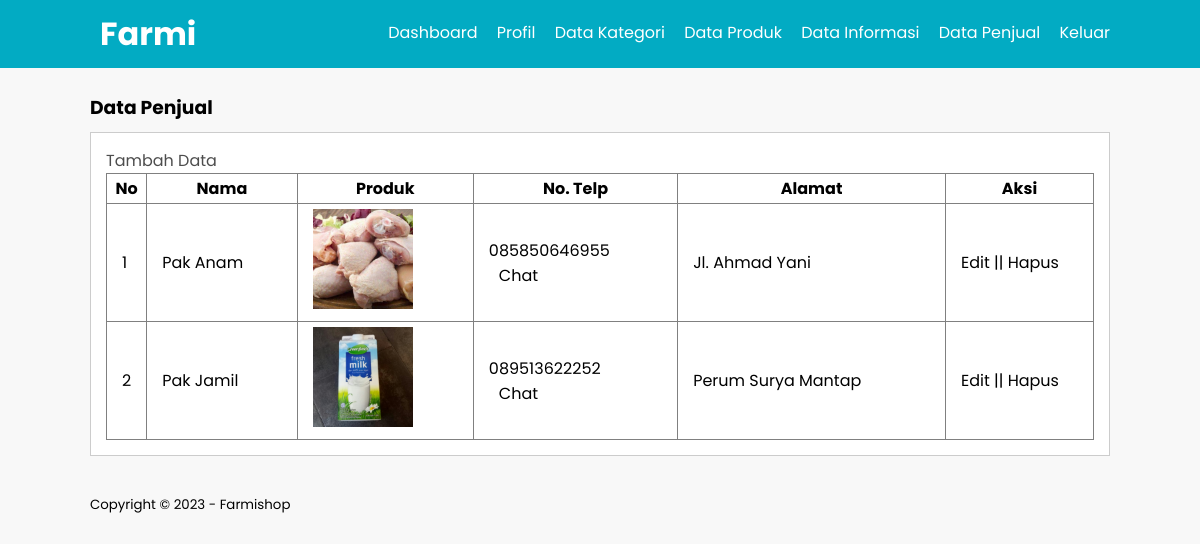
Screenshot of /data-seller.php (signed in) with the database file from the repository.
### tables this page shows
CREATE TABLE `seller` (
  `id_seller` int(11) NOT NULL,
  `id_product` int(11) NOT NULL,
  `nama_seller` varchar(255) NOT NULL,
  `telp_seller` varchar(255) NOT NULL,
  `alamat_seller` text NOT NULL
);

CREATE TABLE `product` (
  `id_product` int(11) NOT NULL,
  `id_category` int(11) NOT NULL,
  `name_product` varchar(100) NOT NULL,
  `price_product` int(11) NOT NULL,
  `desc_product` text NOT NULL,
  `img_product` varchar(100) NOT NULL,
  `status_product` varchar(11) NOT NULL,
  `date_created` timestamp NOT NULL DEFAULT current_timestamp()
);

### data-seller.php (the view, shortened to what this page needs)
<?php
include('db.php');
?>
<!DOCTYPE html>
<html lang="en">
<head>
    <link rel="stylesheet" href="css/style.css">
</head>
<body>
    <header>
        <div class="container">
            <h1><a href="dashboard.php">Farmi</a></h1>
            <ul>
                <li><a href="dashboard.php">Dashboard</a></li>
                <li><a href="profil.php">Profil</a></li>
                <li><a href="data-kategori.php">Data Kategori</a></li>
                <li><a href="data-produk.php">Data Produk</a></li>
                <li><a href="data-info.php">Data Informasi</a></li>
                <li><a href="data-seller.php">Data Penjual</a></li>
                <li><a href="login.php">Keluar</a></li>
            </ul>
        </div>
    </header>
    <div class="section">
        <div class="container">
            <h3>Data Penjual</h3>
            <div class="box">
                <p><a href="tambah-seller.php">Tambah Data</a></p>
                <table border="1" cellspacing="0" class="table">
                    <thead>
                        <tr>
                            <th width="3%">No</th>
                            <th>Nama</th>
                            <th>Produk</th>
                            <th>No. Telp</th>
                            <th>Alamat</th>
                            <th width="15%">Aksi</th>
                        </tr>
                    </thead>
                    <tbody>
                        <?php
                        $no = 1;
                        $seller = mysqli_query($conn, "SELECT * FROM seller ORDER BY id_seller DESC");
                        while ($row = mysqli_fetch_array($seller)) {
                            $product = mysqli_query($conn, "SELECT img_product FROM product WHERE id_product = '{$row['id_product']}'");
                            $productdata = mysqli_fetch_array($product);
                            ?>
                            <tr>
                                <td>
                                    <?php echo $no++ ?>
                                </td>
                                <td>
                                    <?php echo $row['nama_seller'] ?>
                                </td>
                                <td>
                                    <img src="produk/<?php echo $productdata['img_product']; ?>" width="100px" alt="Produk">
                                </td>
                                <td><?php echo $row['telp_seller'] ?> <br> <a href="https://api.whatsapp.com/send?phone=<?php echo $row['telp_seller'] ?>&text=Halo!" target="_blank" class="input-control">Chat</a></td>
                                <td>
                                    <?php echo $row['alamat_seller'] ?>
                                </td>
                                <td>
                                    <a href="edit-seller.php?id=<?php echo $row['id_seller'] ?>">Edit</a> || <a
                                        href="hapus-seller.php?id=<?php echo $row['id_seller'] ?>"
                                        onclick="return confirm('Yakin Ingin Menghapus?')">Hapus</a>
                                </td>
                            </tr>
                        <?php } ?>
                    </tbody>
                </table>
            </div>
        </div>
    </div>
    <footer>
        <div class="container">
            <small>Copyright &copy; 2023 - Farmishop</small>
        </div>
    </footer>
</body>
</html>

### css/style.css (style rules this page uses)
* { padding: 0; margin: 0; font-family: 'Poppins',sans-serif; }
body { background-color: #f8f8f8; }
a { color: inherit; text-decoration: none; }
.input-control { width: 100%; padding: 10px; margin-bottom: 15px; box-sizing: border-box; }
header { background-color: #02ABC3; color: #fff; }
header h1 { float: left; padding: 10px; }
header ul { float: right; }
header ul li { display: inline-block; }
header ul li a { padding: 20px 0 20px 15px; display: inline-block; }
.container { width: 85%; margin: 0 auto; }
.container:after { content: ''; display: block; clear: both; }
.section { padding: 25px 0; }
.box { background-color: #fff; border: 1px solid #ccc; padding: 15px; box-sizing: border-box; margin: 10px 0; }
.box::after { content: ''; display: block; clear: both; }
.table { width: 100%; border-collapse: collapse; }
.table tr { height: 30px; }
.table tr td { padding: 5px 15px; }
.container p { color: rgb(77, 77, 77); }

### rows the page displays
seller: nama_seller "Pak Anam", id_product.img_product (picture), telp_seller "085850646955", alamat_seller "Jl. Ahmad Yani"
seller: nama_seller "Pak Jamil", id_product.img_product (picture), telp_seller "089513622252", alamat_seller "Perum Surya Mantap"
